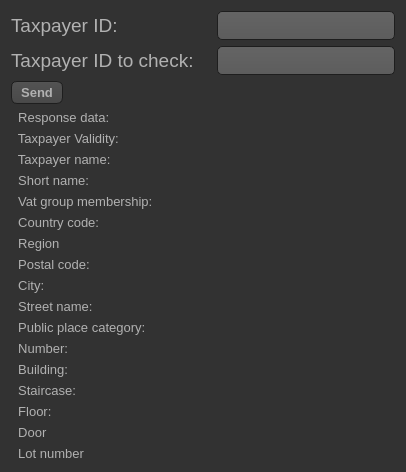
      <widget class="QWidget" name="getTaxpayerTab">
       <property name="cursor">
        <cursorShape>ArrowCursor</cursorShape>
       </property>
       <property name="mouseTracking">
        <bool>false</bool>
       </property>
       <property name="toolTip">
        <string/>
       </property>
       <property name="styleSheet">
        <string notr="true">QWidget
{
    color: #b1b1b1;
    background-color: #323232;
}

QTreeView, QListView
{
    background-color: silver;
    margin-left: 5px;
}

QWidget:item:hover
{
    background-color: QLinearGradient( x1: 0, y1: 0, x2: 0, y2: 1, stop: 0 #ffa02f, stop: 1 #ca0619);
    color: #000000;
}

QWidget:item:selected
{
    background-color: QLinearGradient( x1: 0, y1: 0, x2: 0, y2: 1, stop: 0 #ffa02f, stop: 1 #d7801a);
}</string>
       </property>
       <attribute name="title">
        <string>Check taxpayer</string>
       </attribute>
       <layout class="QFormLayout" name="formLayout">
        <item row="0" column="0">
         <widget class="QLabel" name="label_tax_id">
          <property name="minimumSize">
           <size>
            <width>200</width>
            <height>1</height>
           </size>
          </property>
          <property name="font">
           <font>
            <family>MS Sans Serif</family>
            <pointsize>14</pointsize>
           </font>
          </property>
          <property name="styleSheet">
           <string notr="true"/>
          </property>
          <property name="text">
           <string>Taxpayer ID:</string>
          </property>
         </widget>
        </item>
        <item row="0" column="1">
         <widget class="QLineEdit" name="lineEdit_tax_id">
          <property name="maximumSize">
           <size>
            <width>400</width>
            <height>16777215</height>
           </size>
          </property>
          <property name="font">
           <font>
            <family>MS Sans Serif</family>
            <pointsize>14</pointsize>
           </font>
          </property>
          <property name="cursor">
           <cursorShape>IBeamCursor</cursorShape>
          </property>
          <property name="toolTip">
           <string>&lt;html&gt;&lt;head/&gt;&lt;body&gt;&lt;p&gt;taxpayer id of your company&lt;/p&gt;&lt;/body&gt;&lt;/html&gt;</string>
          </property>
          <property name="styleSheet">
           <string notr="true">QLineEdit
{
    background-color: QLinearGradient( x1: 0, y1: 0, x2: 0, y2: 1, stop: 0 #4d4d4d, stop: 0 #646464, stop: 1 #5d5d5d);
    padding: 1px;
    border-style: solid;
    border: 1px solid #1e1e1e;
    border-radius: 5;
}</string>
          </property>
          <property name="text">
           <string/>
          </property>
         </widget>
        </item>
        <item row="1" column="0">
         <widget class="QLabel" name="label_check_id">
          <property name="minimumSize">
           <size>
            <width>200</width>
            <height>1</height>
           </size>
          </property>
          <property name="maximumSize">
           <size>
            <width>16777215</width>
            <height>16777215</height>
           </size>
          </property>
          <property name="font">
           <font>
            <family>MS Sans Serif</family>
            <pointsize>14</pointsize>
           </font>
          </property>
          <property name="styleSheet">
           <string notr="true"/>
          </property>
          <property name="text">
           <string>Taxpayer ID to check:</string>
          </property>
         </widget>
        </item>
        <item row="1" column="1">
         <widget class="QLineEdit" name="lineEdit_check_id">
          <property name="maximumSize">
           <size>
            <width>400</width>
            <height>16777215</height>
           </size>
          </property>
          <property name="font">
           <font>
            <family>MS Sans Serif</family>
            <pointsize>14</pointsize>
           </font>
          </property>
          <property name="cursor">
           <cursorShape>IBeamCursor</cursorShape>
          </property>
          <property name="toolTip">
           <string>&lt;html&gt;&lt;head/&gt;&lt;body&gt;&lt;p&gt;taxpayer id for company that you want to check&lt;/p&gt;&lt;/body&gt;&lt;/html&gt;</string>
          </property>
          <property name="styleSheet">
           <string notr="true">QLineEdit
{
    background-color: QLinearGradient( x1: 0, y1: 0, x2: 0, y2: 1, stop: 0 #4d4d4d, stop: 0 #646464, stop: 1 #5d5d5d);
    padding: 1px;
    border-style: solid;
    border: 1px solid #1e1e1e;
    border-radius: 5;
}</string>
          </property>
          <property name="text">
           <string/>
          </property>
         </widget>
        </item>
        <item row="4" column="0">
         <widget class="QLabel" name="label_resp">
          <property name="minimumSize">
           <size>
            <width>200</width>
            <height>0</height>
           </size>
          </property>
          <property name="maximumSize">
           <size>
            <width>200</width>
            <height>16777215</height>
           </size>
          </property>
          <property name="font">
           <font>
            <family>MS Sans Serif</family>
            <pointsize>10</pointsize>
           </font>
          </property>
          <property name="styleSheet">
           <string notr="true"/>
          </property>
          <property name="text">
           <string>  Response data:</string>
          </property>
         </widget>
        </item>
        <item row="5" column="0">
         <widget class="QLabel" name="label_9">
          <property name="minimumSize">
           <size>
            <width>200</width>
            <height>0</height>
           </size>
          </property>
          <property name="font">
           <font>
            <family>MS Sans Serif</family>
            <pointsize>10</pointsize>
           </font>
          </property>
          <property name="toolTip">
           <string>&lt;html&gt;&lt;head/&gt;&lt;body&gt;&lt;p&gt;The validity status of the tax number queried (provided the specified tax number exists) &lt;/p&gt;&lt;/body&gt;&lt;/html&gt;</string>
          </property>
          <property name="styleSheet">
           <string notr="true"/>
          </property>
          <property name="text">
           <string>  Taxpayer Validity:</string>
          </property>
         </widget>
        </item>
        <item row="5" column="1">
         <widget class="QLabel" name="label_val_">
          <property name="font">
           <font>
            <family>MS Sans Serif</family>
            <pointsize>10</pointsize>
            <weight>75</weight>
            <bold>true</bold>
           </font>
          </property>
          <property name="toolTip">
           <string>&lt;html&gt;&lt;head/&gt;&lt;body&gt;&lt;p&gt;The validity status of the tax number queried (provided the specified tax number exists) &lt;/p&gt;&lt;/body&gt;&lt;/html&gt;</string>
          </property>
          <property name="styleSheet">
           <string notr="true"/>
          </property>
          <property name="text">
           <string/>
          </property>
          <property name="textInteractionFlags">
           <set>Qt::LinksAccessibleByMouse|Qt::TextSelectableByMouse</set>
          </property>
         </widget>
        </item>
        <item row="6" column="0">
         <widget class="QLabel" name="label_10">
          <property name="minimumSize">
           <size>
            <width>200</width>
            <height>0</height>
           </size>
          </property>
          <property name="font">
           <font>
            <family>MS Sans Serif</family>
            <pointsize>10</pointsize>
           </font>
          </property>
          <property name="toolTip">
           <string>&lt;html&gt;&lt;head/&gt;&lt;body&gt;&lt;p&gt;Name of taxpayer queried &lt;/p&gt;&lt;/body&gt;&lt;/html&gt;</string>
          </property>
          <property name="styleSheet">
           <string notr="true"/>
          </property>
          <property name="text">
           <string>  Taxpayer name:</string>
          </property>
         </widget>
        </item>
        <item row="6" column="1">
         <widget class="QLabel" name="label_name">
          <property name="font">
           <font>
            <family>MS Sans Serif</family>
            <pointsize>10</pointsize>
            <weight>75</weight>
            <bold>true</bold>
           </font>
          </property>
          <property name="toolTip">
           <string>&lt;html&gt;&lt;head/&gt;&lt;body&gt;&lt;p&gt;Name of taxpayer queried&lt;/p&gt;&lt;/body&gt;&lt;/html&gt;</string>
          </property>
          <property name="styleSheet">
           <string notr="true"/>
          </property>
          <property name="text">
           <string/>
          </property>
          <property name="textInteractionFlags">
           <set>Qt::LinksAccessibleByMouse|Qt::TextSelectableByMouse</set>
          </property>
         </widget>
        </item>
        <item row="7" column="0">
         <widget class="QLabel" name="label_11">
          <property name="minimumSize">
           <size>
            <width>200</width>
            <height>0</height>
           </size>
          </property>
          <property name="font">
           <font>
            <family>MS Sans Serif</family>
            <pointsize>10</pointsize>
           </font>
          </property>
          <property name="toolTip">
           <string>&lt;html&gt;&lt;head/&gt;&lt;body&gt;&lt;p&gt;Taxpayer’s short name &lt;/p&gt;&lt;/body&gt;&lt;/html&gt;</string>
          </property>
          <property name="styleSheet">
           <string notr="true"/>
          </property>
          <property name="text">
           <string>  Short name:</string>
          </property>
         </widget>
        </item>
        <item row="7" column="1">
         <widget class="QLabel" name="label_short_name">
          <property name="font">
           <font>
            <family>MS Sans Serif</family>
            <pointsize>10</pointsize>
            <weight>75</weight>
            <bold>true</bold>
           </font>
          </property>
          <property name="toolTip">
           <string>&lt;html&gt;&lt;head/&gt;&lt;body&gt;&lt;p&gt;Taxpayer’s short name&lt;/p&gt;&lt;/body&gt;&lt;/html&gt;</string>
          </property>
          <property name="styleSheet">
           <string notr="true"/>
          </property>
          <property name="text">
           <string/>
          </property>
          <property name="textInteractionFlags">
           <set>Qt::LinksAccessibleByMouse|Qt::TextSelectableByMouse</set>
          </property>
         </widget>
        </item>
        <item row="8" column="0">
         <widget class="QLabel" name="label_12">
          <property name="minimumSize">
           <size>
            <width>200</width>
            <height>0</height>
           </size>
          </property>
          <property name="font">
           <font>
            <family>MS Sans Serif</family>
            <pointsize>10</pointsize>
           </font>
          </property>
          <property name="toolTip">
           <string>&lt;html&gt;&lt;head/&gt;&lt;body&gt;&lt;p&gt;Taxpayer’s VAT group membership &lt;/p&gt;&lt;/body&gt;&lt;/html&gt;</string>
          </property>
          <property name="styleSheet">
           <string notr="true"/>
          </property>
          <property name="text">
           <string>  Vat group membership:</string>
          </property>
         </widget>
        </item>
        <item row="8" column="1">
         <widget class="QLabel" name="label_vat_gr">
          <property name="font">
           <font>
            <family>MS Sans Serif</family>
            <pointsize>10</pointsize>
            <weight>75</weight>
            <bold>true</bold>
           </font>
          </property>
          <property name="toolTip">
           <string>&lt;html&gt;&lt;head/&gt;&lt;body&gt;&lt;p&gt;Taxpayer’s VAT group membership &lt;/p&gt;&lt;/body&gt;&lt;/html&gt;</string>
          </property>
          <property name="styleSheet">
           <string notr="true"/>
          </property>
          <property name="text">
           <string/>
          </property>
          <property name="textInteractionFlags">
           <set>Qt::LinksAccessibleByMouse|Qt::TextSelectableByMouse</set>
          </property>
         </widget>
        </item>
        <item row="9" column="0">
         <widget class="QLabel" name="label_13">
          <property name="minimumSize">
           <size>
            <width>200</width>
            <height>0</height>
           </size>
          </property>
          <property name="font">
           <font>
            <family>MS Sans Serif</family>
            <pointsize>10</pointsize>
           </font>
          </property>
          <property name="toolTip">
           <string>&lt;html&gt;&lt;head/&gt;&lt;body&gt;&lt;p&gt;Country code as per the ISO 3166 alpha-2 standard &lt;/p&gt;&lt;/body&gt;&lt;/html&gt;</string>
          </property>
          <property name="styleSheet">
           <string notr="true"/>
          </property>
          <property name="text">
           <string>  Country code:</string>
          </property>
         </widget>
        </item>
        <item row="9" column="1">
         <widget class="QLabel" name="label_co_code">
          <property name="font">
           <font>
            <family>MS Sans Serif</family>
            <pointsize>10</pointsize>
            <weight>75</weight>
            <bold>true</bold>
           </font>
          </property>
          <property name="toolTip">
           <string>&lt;html&gt;&lt;head/&gt;&lt;body&gt;&lt;p&gt;Country code as per the ISO 3166 alpha-2 standard&lt;/p&gt;&lt;/body&gt;&lt;/html&gt;</string>
          </property>
          <property name="styleSheet">
           <string notr="true"/>
          </property>
          <property name="text">
           <string/>
          </property>
          <property name="textInteractionFlags">
           <set>Qt::LinksAccessibleByMouse|Qt::TextSelectableByMouse</set>
          </property>
         </widget>
        </item>
        <item row="10" column="0">
         <widget class="QLabel" name="label_14">
          <property name="minimumSize">
           <size>
            <width>200</width>
            <height>0</height>
           </size>
          </property>
          <property name="font">
           <font>
            <family>MS Sans Serif</family>
            <pointsize>10</pointsize>
           </font>
          </property>
          <property name="toolTip">
           <string>&lt;html&gt;&lt;head/&gt;&lt;body&gt;&lt;p&gt;Region code as per the ISO 3166 alpha-2 standard&lt;/p&gt;&lt;/body&gt;&lt;/html&gt;</string>
          </property>
          <property name="styleSheet">
           <string notr="true"/>
          </property>
          <property name="text">
           <string>  Region</string>
          </property>
         </widget>
        </item>
        <item row="10" column="1">
         <widget class="QLabel" name="label_region">
          <property name="font">
           <font>
            <family>MS Sans Serif</family>
            <pointsize>10</pointsize>
            <weight>75</weight>
            <bold>true</bold>
           </font>
          </property>
          <property name="toolTip">
           <string>&lt;html&gt;&lt;head/&gt;&lt;body&gt;&lt;p&gt;Region code as per the ISO 3166 alpha-2 standard&lt;/p&gt;&lt;/body&gt;&lt;/html&gt;</string>
          </property>
          <property name="styleSheet">
           <string notr="true"/>
          </property>
          <property name="text">
           <string/>
          </property>
          <property name="textInteractionFlags">
           <set>Qt::LinksAccessibleByMouse|Qt::TextSelectableByMouse</set>
          </property>
         </widget>
        </item>
        <item row="11" column="0">
         <widget class="QLabel" name="label_15">
          <property name="minimumSize">
           <size>
            <width>200</width>
            <height>0</height>
           </size>
          </property>
          <property name="font">
           <font>
            <family>MS Sans Serif</family>
            <pointsize>10</pointsize>
           </font>
          </property>
          <property name="toolTip">
           <string>&lt;html&gt;&lt;head/&gt;&lt;body&gt;&lt;p&gt;Postal code &lt;/p&gt;&lt;/body&gt;&lt;/html&gt;</string>
          </property>
          <property name="styleSheet">
           <string notr="true"/>
          </property>
          <property name="text">
           <string>  Postal code:</string>
          </property>
         </widget>
        </item>
        <item row="11" column="1">
         <widget class="QLabel" name="label_post_code">
          <property name="font">
           <font>
            <family>MS Sans Serif</family>
            <pointsize>10</pointsize>
            <weight>75</weight>
            <bold>true</bold>
           </font>
          </property>
          <property name="toolTip">
           <string>&lt;html&gt;&lt;head/&gt;&lt;body&gt;&lt;p&gt;Postal code &lt;/p&gt;&lt;/body&gt;&lt;/html&gt;</string>
          </property>
          <property name="styleSheet">
           <string notr="true"/>
          </property>
          <property name="text">
           <string/>
          </property>
          <property name="textInteractionFlags">
           <set>Qt::LinksAccessibleByMouse|Qt::TextSelectableByMouse</set>
          </property>
         </widget>
        </item>
        <item row="12" column="0">
         <widget class="QLabel" name="label_16">
          <property name="minimumSize">
           <size>
            <width>200</width>
            <height>0</height>
           </size>
          </property>
          <property name="font">
           <font>
            <family>MS Sans Serif</family>
            <pointsize>10</pointsize>
           </font>
          </property>
          <property name="toolTip">
           <string>&lt;html&gt;&lt;head/&gt;&lt;body&gt;&lt;p&gt;Settlement &lt;/p&gt;&lt;/body&gt;&lt;/html&gt;</string>
          </property>
          <property name="styleSheet">
           <string notr="true"/>
          </property>
          <property name="text">
           <string>  City:</string>
          </property>
         </widget>
        </item>
        <item row="12" column="1">
         <widget class="QLabel" name="label_city">
          <property name="font">
           <font>
            <family>MS Sans Serif</family>
            <pointsize>10</pointsize>
            <weight>75</weight>
            <bold>true</bold>
           </font>
          </property>
          <property name="toolTip">
           <string>&lt;html&gt;&lt;head/&gt;&lt;body&gt;&lt;p&gt;Settlement &lt;/p&gt;&lt;/body&gt;&lt;/html&gt;</string>
          </property>
          <property name="styleSheet">
           <string notr="true"/>
          </property>
          <property name="text">
           <string/>
          </property>
          <property name="textInteractionFlags">
           <set>Qt::LinksAccessibleByMouse|Qt::TextSelectableByMouse</set>
          </property>
         </widget>
        </item>
        <item row="13" column="0">
         <widget class="QLabel" name="label_17">
          <property name="minimumSize">
           <size>
            <width>200</width>
            <height>0</height>
           </size>
          </property>
          <property name="font">
           <font>
            <family>MS Sans Serif</family>
            <pointsize>10</pointsize>
           </font>
          </property>
          <property name="toolTip">
           <string>&lt;html&gt;&lt;head/&gt;&lt;body&gt;&lt;p&gt;Name of public space &lt;/p&gt;&lt;/body&gt;&lt;/html&gt;</string>
          </property>
          <property name="styleSheet">
           <string notr="true"/>
          </property>
          <property name="text">
           <string>  Street name:</string>
          </property>
         </widget>
        </item>
        <item row="13" column="1">
         <widget class="QLabel" name="label_streetname">
          <property name="font">
           <font>
            <family>MS Sans Serif</family>
            <pointsize>10</pointsize>
            <weight>75</weight>
            <bold>true</bold>
           </font>
          </property>
          <property name="toolTip">
           <string>&lt;html&gt;&lt;head/&gt;&lt;body&gt;&lt;p&gt;Name of public space &lt;/p&gt;&lt;/body&gt;&lt;/html&gt;</string>
          </property>
          <property name="styleSheet">
           <string notr="true"/>
          </property>
          <property name="text">
           <string/>
          </property>
          <property name="textInteractionFlags">
           <set>Qt::LinksAccessibleByMouse|Qt::TextSelectableByMouse</set>
          </property>
         </widget>
        </item>
        <item row="14" column="0">
         <widget class="QLabel" name="label_18">
          <property name="minimumSize">
           <size>
            <width>200</width>
            <height>0</height>
           </size>
          </property>
          <property name="font">
           <font>
            <family>MS Sans Serif</family>
            <pointsize>10</pointsize>
           </font>
          </property>
          <property name="toolTip">
           <string>&lt;html&gt;&lt;head/&gt;&lt;body&gt;&lt;p&gt;Type of public space &lt;/p&gt;&lt;/body&gt;&lt;/html&gt;</string>
          </property>
          <property name="styleSheet">
           <string notr="true"/>
          </property>
          <property name="text">
           <string>  Public place category:</string>
          </property>
         </widget>
        </item>
        <item row="14" column="1">
         <widget class="QLabel" name="label_place_cat">
          <property name="font">
           <font>
            <family>MS Sans Serif</family>
            <pointsize>10</pointsize>
            <weight>75</weight>
            <bold>true</bold>
           </font>
          </property>
          <property name="toolTip">
           <string>&lt;html&gt;&lt;head/&gt;&lt;body&gt;&lt;p&gt;Type of public space &lt;/p&gt;&lt;/body&gt;&lt;/html&gt;</string>
          </property>
          <property name="styleSheet">
           <string notr="true"/>
          </property>
          <property name="text">
           <string/>
          </property>
          <property name="textInteractionFlags">
           <set>Qt::LinksAccessibleByMouse|Qt::TextSelectableByMouse</set>
          </property>
         </widget>
        </item>
        <item row="15" column="0">
         <widget class="QLabel" name="label_19">
          <property name="minimumSize">
           <size>
            <width>200</width>
            <height>0</height>
           </size>
          </property>
          <property name="font">
           <font>
            <family>MS Sans Serif</family>
            <pointsize>10</pointsize>
           </font>
          </property>
          <property name="toolTip">
           <string>&lt;html&gt;&lt;head/&gt;&lt;body&gt;&lt;p&gt;Street number &lt;/p&gt;&lt;/body&gt;&lt;/html&gt;</string>
          </property>
          <property name="styleSheet">
           <string notr="true"/>
          </property>
          <property name="text">
           <string>  Number:</string>
          </property>
         </widget>
        </item>
        <item row="15" column="1">
         <widget class="QLabel" name="label_number">
          <property name="font">
           <font>
            <family>MS Sans Serif</family>
            <pointsize>10</pointsize>
            <weight>75</weight>
            <bold>true</bold>
           </font>
          </property>
          <property name="toolTip">
           <string>&lt;html&gt;&lt;head/&gt;&lt;body&gt;&lt;p&gt;Street number &lt;/p&gt;&lt;/body&gt;&lt;/html&gt;</string>
          </property>
          <property name="styleSheet">
           <string notr="true"/>
          </property>
          <property name="text">
           <string/>
          </property>
          <property name="textInteractionFlags">
           <set>Qt::LinksAccessibleByMouse|Qt::TextSelectableByMouse</set>
          </property>
         </widget>
        </item>
        <item row="16" column="0">
         <widget class="QLabel" name="label_20">
          <property name="minimumSize">
           <size>
            <width>200</width>
            <height>0</height>
           </size>
          </property>
          <property name="font">
           <font>
            <family>MS Sans Serif</family>
            <pointsize>10</pointsize>
           </font>
          </property>
          <property name="toolTip">
           <string>&lt;html&gt;&lt;head/&gt;&lt;body&gt;&lt;p&gt;Building&lt;/p&gt;&lt;/body&gt;&lt;/html&gt;</string>
          </property>
          <property name="styleSheet">
           <string notr="true"/>
          </property>
          <property name="text">
           <string>  Building:</string>
          </property>
         </widget>
        </item>
        <item row="16" column="1">
         <widget class="QLabel" name="label_build">
          <property name="font">
           <font>
            <family>MS Sans Serif</family>
            <pointsize>10</pointsize>
            <weight>75</weight>
            <bold>true</bold>
           </font>
          </property>
          <property name="toolTip">
           <string>&lt;html&gt;&lt;head/&gt;&lt;body&gt;&lt;p&gt;Building &lt;/p&gt;&lt;/body&gt;&lt;/html&gt;</string>
          </property>
          <property name="styleSheet">
           <string notr="true"/>
          </property>
          <property name="text">
           <string/>
          </property>
          <property name="textInteractionFlags">
           <set>Qt::LinksAccessibleByMouse|Qt::TextSelectableByMouse</set>
          </property>
         </widget>
        </item>
        <item row="17" column="0">
         <widget class="QLabel" name="label_21">
          <property name="minimumSize">
           <size>
            <width>200</width>
            <height>0</height>
           </size>
          </property>
          <property name="font">
           <font>
            <family>MS Sans Serif</family>
            <pointsize>10</pointsize>
           </font>
          </property>
          <property name="toolTip">
           <string>&lt;html&gt;&lt;head/&gt;&lt;body&gt;&lt;p&gt;Stairway&lt;/p&gt;&lt;/body&gt;&lt;/html&gt;</string>
          </property>
          <property name="styleSheet">
           <string notr="true"/>
          </property>
          <property name="text">
           <string>  Staircase:</string>
          </property>
         </widget>
        </item>
        <item row="17" column="1">
         <widget class="QLabel" name="label_stair">
          <property name="font">
           <font>
            <family>MS Sans Serif</family>
            <pointsize>10</pointsize>
            <weight>75</weight>
            <bold>true</bold>
           </font>
          </property>
          <property name="toolTip">
           <string>&lt;html&gt;&lt;head/&gt;&lt;body&gt;&lt;p&gt;Stairway&lt;/p&gt;&lt;/body&gt;&lt;/html&gt;</string>
          </property>
          <property name="styleSheet">
           <string notr="true"/>
          </property>
          <property name="text">
           <string/>
          </property>
          <property name="textInteractionFlags">
           <set>Qt::LinksAccessibleByMouse|Qt::TextSelectableByMouse</set>
          </property>
         </widget>
        </item>
        <item row="18" column="0">
         <widget class="QLabel" name="label_22">
          <property name="minimumSize">
           <size>
            <width>200</width>
            <height>0</height>
           </size>
          </property>
          <property name="font">
           <font>
            <family>MS Sans Serif</family>
            <pointsize>10</pointsize>
           </font>
          </property>
          <property name="toolTip">
           <string>&lt;html&gt;&lt;head/&gt;&lt;body&gt;&lt;p&gt;Floor &lt;/p&gt;&lt;/body&gt;&lt;/html&gt;</string>
          </property>
          <property name="styleSheet">
           <string notr="true"/>
          </property>
          <property name="text">
           <string>  Floor:</string>
          </property>
         </widget>
        </item>
        <item row="18" column="1">
         <widget class="QLabel" name="label_floor">
          <property name="font">
           <font>
            <family>MS Sans Serif</family>
            <pointsize>10</pointsize>
            <weight>75</weight>
            <bold>true</bold>
           </font>
          </property>
          <property name="toolTip">
           <string>&lt;html&gt;&lt;head/&gt;&lt;body&gt;&lt;p&gt;Floor&lt;/p&gt;&lt;/body&gt;&lt;/html&gt;</string>
          </property>
          <property name="styleSheet">
           <string notr="true"/>
          </property>
          <property name="text">
           <string/>
          </property>
          <property name="textInteractionFlags">
           <set>Qt::LinksAccessibleByMouse|Qt::TextSelectableByMouse</set>
          </property>
         </widget>
        </item>
        <item row="19" column="0">
         <widget class="QLabel" name="label_23">
          <property name="minimumSize">
           <size>
            <width>200</width>
            <height>0</height>
           </size>
          </property>
          <property name="font">
           <font>
            <family>MS Sans Serif</family>
            <pointsize>10</pointsize>
           </font>
          </property>
          <property name="toolTip">
           <string>&lt;html&gt;&lt;head/&gt;&lt;body&gt;&lt;p&gt;Door number &lt;/p&gt;&lt;/body&gt;&lt;/html&gt;</string>
          </property>
          <property name="styleSheet">
           <string notr="true"/>
          </property>
          <property name="text">
           <string>  Door</string>
          </property>
         </widget>
        </item>
        <item row="19" column="1">
         <widget class="QLabel" name="label_door">
          <property name="font">
           <font>
            <family>MS Sans Serif</family>
            <pointsize>10</pointsize>
            <weight>75</weight>
            <bold>true</bold>
           </font>
          </property>
          <property name="toolTip">
           <string>&lt;html&gt;&lt;head/&gt;&lt;body&gt;&lt;p&gt;Door number&lt;/p&gt;&lt;/body&gt;&lt;/html&gt;</string>
          </property>
          <property name="styleSheet">
           <string notr="true"/>
          </property>
          <property name="text">
           <string/>
          </property>
         </widget>
        </item>
        <item row="20" column="0">
         <widget class="QLabel" name="label_24">
          <property name="minimumSize">
           <size>
            <width>200</width>
            <height>0</height>
           </size>
          </property>
          <property name="font">
           <font>
            <family>MS Sans Serif</family>
            <pointsize>10</pointsize>
           </font>
          </property>
          <property name="toolTip">
           <string>&lt;html&gt;&lt;head/&gt;&lt;body&gt;&lt;p&gt;Topographical lot number &lt;/p&gt;&lt;/body&gt;&lt;/html&gt;</string>
          </property>
          <property name="styleSheet">
           <string notr="true"/>
          </property>
          <property name="text">
           <string>  Lot number</string>
          </property>
         </widget>
        </item>
        <item row="20" column="1">
         <widget class="QLabel" name="label_lot">
          <property name="font">
           <font>
            <family>MS Sans Serif</family>
            <pointsize>10</pointsize>
            <weight>75</weight>
            <bold>true</bold>
           </font>
          </property>
          <property name="toolTip">
           <string>&lt;html&gt;&lt;head/&gt;&lt;body&gt;&lt;p&gt;Topographical lot number &lt;/p&gt;&lt;/body&gt;&lt;/html&gt;</string>
          </property>
          <property name="styleSheet">
           <string notr="true"/>
          </property>
          <property name="text">
           <string/>
          </property>
         </widget>
        </item>
        <item row="2" column="0">
         <widget class="QPushButton" name="pushButton_send">
          <property name="font">
           <font>
            <family>MS Sans Serif</family>
            <pointsize>10</pointsize>
            <weight>75</weight>
            <bold>true</bold>
           </font>
          </property>
          <property name="styleSheet">
           <string notr="true">QPushButton
{
    color: #b1b1b1;
    background-color: QLinearGradient( x1: 0, y1: 0, x2: 0, y2: 1, stop: 0 #565656, stop: 0.1 #525252, stop: 0.5 #4e4e4e, stop: 0.9 #4a4a4a, stop: 1 #464646);
    border-width: 1px;
    border-color: #1e1e1e;
    border-style: solid;
    border-radius: 6;
    padding: 3px;
    padding-left: 5px;
    padding-right: 5px;
    min-width: 40px;
}

QPushButton:pressed
{
    background-color: QLinearGradient( x1: 0, y1: 0, x2: 0, y2: 1, stop: 0 #2d2d2d, stop: 0.1 #2b2b2b, stop: 0.5 #292929, stop: 0.9 #282828, stop: 1 #252525);
}

QComboBox:hover,QPushButton:hover
{
    border: 2px solid QLinearGradient( x1: 0, y1: 0, x2: 0, y2: 1, stop: 0 #ffa02f, stop: 1 #d7801a);
}</string>
          </property>
          <property name="text">
           <string>Send</string>
          </property>
         </widget>
        </item>
        <item row="2" column="1">
         <widget class="QLabel" name="label_error">
          <property name="font">
           <font>
            <family>MS Sans Serif</family>
            <pointsize>12</pointsize>
            <weight>75</weight>
            <bold>true</bold>
           </font>
          </property>
          <property name="styleSheet">
           <string notr="true"/>
          </property>
          <property name="text">
           <string/>
          </property>
         </widget>
        </item>
       </layout>
      </widget>
